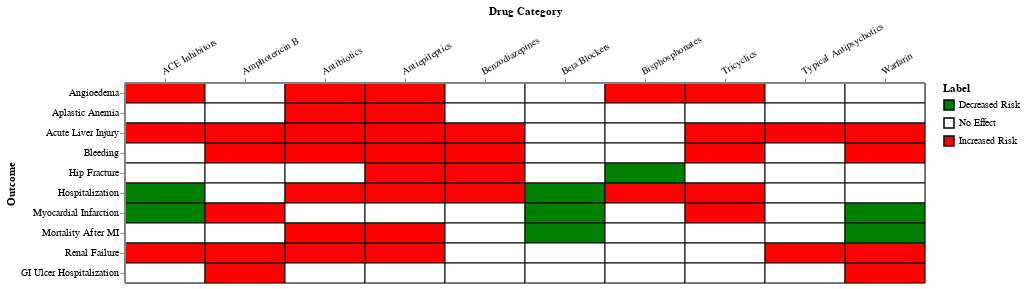

Write notebook code for a chart like this one.
### Markdown cell above
# Predicitions

### Code cell
plot_interactions(predicted_omop_table(exclude_fn=noop), save_to="img/omop_predicted_all.pdf")

### Figure 1 — Vega-Lite specification as saved in the notebook (floating-point values rounded to 4 significant figures)
{"config": {"view": {"continuousWidth": 300, "continuousHeight": 300}, "axisX": {"labelAngle": -30, "orient": "top"}}, "data": {"name": "data-7688dc556276612c2b6da91dd3790e38"}, "mark": {"type": "rect", "stroke": "black"}, "encoding": {"color": {"field": "Label", "scale": {"domain": ["Decreased Risk", "No Effect", "Increased Risk"], "range": ["green", "white", "red", "blue"]}, "type": "nominal"}, "x": {"field": "Drug Category", "sort": ["ACE Inhibitors", "Amphotericin B", "Antibiotics", "Antiepileptics", "Benzodiazepines", "Beta Blockers", "Bisphosphonates", "Tricyclics", "Typical Antipsychotics", "Warfarin"], "type": "nominal"}, "y": {"field": "Condition", "sort": ["Angioedema", "Aplastic Anemia", "Acute Liver Injury", "Bleeding", "Hip Fracture", "Hospitalization", "Myocardial Infarction", "Mortality After MI", "Renal Failure", "GI Ulcer Hospitalization"], "title": "Outcome", "type": "nominal"}}, "height": 200, "width": 800, "$schema": "https://vega.github.io/schema/vega-lite/v5.17.0.json", "datasets": {"data-7688dc556276612c2b6da91dd3790e38": [{"Drug Category": "ACE Inhibitors", "Condition": "Angioedema", "Label": "Increased Risk"}, {"Drug Category": "ACE Inhibitors", "Condition": "Aplastic Anemia", "Label": "No Effect"}, {"Drug Category": "ACE Inhibitors", "Condition": "Acute Liver Injury", "Label": "Increased Risk"}, {"Drug Category": "ACE Inhibitors", "Condition": "Bleeding", "Label": "No Effect"}, {"Drug Category": "ACE Inhibitors", "Condition": "Hip Fracture", "Label": "No Effect"}, {"Drug Category": "ACE Inhibitors", "Condition": "Hospitalization", "Label": "Decreased Risk"}, {"Drug Category": "ACE Inhibitors", "Condition": "Myocardial Infarction", "Label": "Decreased Risk"}, {"Drug Category": "ACE Inhibitors", "Condition": "Mortality After MI", "Label": "No Effect"}, {"Drug Category": "ACE Inhibitors", "Condition": "Renal Failure", "Label": "Increased Risk"}, {"Drug Category": "ACE Inhibitors", "Condition": "GI Ulcer Hospitalization", "Label": "No Effect"}, {"Drug Category": "Amphotericin B", "Condition": "Angioedema", "Label": "No Effect"}, {"Drug Category": "Amphotericin B", "Condition": "Aplastic Anemia", "Label": "No Effect"}, {"Drug Category": "Amphotericin B", "Condition": "Acute Liver Injury", "Label": "Increased Risk"}, {"Drug Category": "Amphotericin B", "Condition": "Bleeding", "Label": "Increased Risk"}, {"Drug Category": "Amphotericin B", "Condition": "Hip Fracture", "Label": "No Effect"}, {"Drug Category": "Amphotericin B", "Condition": "Hospitalization", "Label": "No Effect"}, {"Drug Category": "Amphotericin B", "Condition": "Myocardial Infarction", "Label": "Increased Risk"}, {"Drug Category": "Amphotericin B", "Condition": "Mortality After MI", "Label": "No Effect"}, {"Drug Category": "Amphotericin B", "Condition": "Renal Failure", "Label": "Increased Risk"}, {"Drug Category": "Amphotericin B", "Condition": "GI Ulcer Hospitalization", "Label": "Increased Risk"}, {"Drug Category": "Antibiotics", "Condition": "Angioedema", "Label": "Increased Risk"}, {"Drug Category": "Antibiotics", "Condition": "Aplastic Anemia", "Label": "Increased Risk"}, {"Drug Category": "Antibiotics", "Condition": "Acute Liver Injury", "Label": "Increased Risk"}, {"Drug Category": "Antibiotics", "Condition": "Bleeding", "Label": "Increased Risk"}, {"Drug Category": "Antibiotics", "Condition": "Hip Fracture", "Label": "No Effect"}, {"Drug Category": "Antibiotics", "Condition": "Hospitalization", "Label": "Increased Risk"}, {"Drug Category": "Antibiotics", "Condition": "Myocardial Infarction", "Label": "No Effect"}, {"Drug Category": "Antibiotics", "Condition": "Mortality After MI", "Label": "Increased Risk"}, {"Drug Category": "Antibiotics", "Condition": "Renal Failure", "Label": "Increased Risk"}, {"Drug Category": "Antibiotics", "Condition": "GI Ulcer Hospitalization", "Label": "No Effect"}, {"Drug Category": "Antiepileptics", "Condition": "Angioedema", "Label": "Increased Risk"}, {"Drug Category": "Antiepileptics", "Condition": "Aplastic Anemia", "Label": "Increased Risk"}, {"Drug Category": "Antiepileptics", "Condition": "Acute Liver Injury", "Label": "Increased Risk"}, {"Drug Category": "Antiepileptics", "Condition": "Bleeding", "Label": "Increased Risk"}, {"Drug Category": "Antiepileptics", "Condition": "Hip Fracture", "Label": "Increased Risk"}, {"Drug Category": "Antiepileptics", "Condition": "Hospitalization", "Label": "Increased Risk"}, {"Drug Category": "Antiepileptics", "Condition": "Myocardial Infarction", "Label": "No Effect"}, {"Drug Category": "Antiepileptics", "Condition": "Mortality After MI", "Label": "Increased Risk"}, {"Drug Category": "Antiepileptics", "Condition": "Renal Failure", "Label": "Increased Risk"}, {"Drug Category": "Antiepileptics", "Condition": "GI Ulcer Hospitalization", "Label": "No Effect"}, {"Drug Category": "Benzodiazepines", "Condition": "Angioedema", "Label": "No Effect"}, {"Drug Category": "Benzodiazepines", "Condition": "Aplastic Anemia", "Label": "No Effect"}, {"Drug Category": "Benzodiazepines", "Condition": "Acute Liver Injury", "Label": "Increased Risk"}, {"Drug Category": "Benzodiazepines", "Condition": "Bleeding", "Label": "Increased Risk"}, {"Drug Category": "Benzodiazepines", "Condition": "Hip Fracture", "Label": "Increased Risk"}, {"Drug Category": "Benzodiazepines", "Condition": "Hospitalization", "Label": "Increased Risk"}, {"Drug Category": "Benzodiazepines", "Condition": "Myocardial Infarction", "Label": "No Effect"}, {"Drug Category": "Benzodiazepines", "Condition": "Mortality After MI", "Label": "No Effect"}, {"Drug Category": "Benzodiazepines", "Condition": "Renal Failure", "Label": "No Effect"}, {"Drug Category": "Benzodiazepines", "Condition": "GI Ulcer Hospitalization", "Label": "No Effect"}, {"Drug Category": "Beta Blockers", "Condition": "Angioedema", "Label": "No Effect"}, {"Drug Category": "Beta Blockers", "Condition": "Aplastic Anemia", "Label": "No Effect"}, {"Drug Category": "Beta Blockers", "Condition": "Acute Liver Injury", "Label": "No Effect"}, {"Drug Category": "Beta Blockers", "Condition": "Bleeding", "Label": "No Effect"}, {"Drug Category": "Beta Blockers", "Condition": "Hip Fracture", "Label": "No Effect"}, {"Drug Category": "Beta Blockers", "Condition": "Hospitalization", "Label": "Decreased Risk"}, {"Drug Category": "Beta Blockers", "Condition": "Myocardial Infarction", "Label": "Decreased Risk"}, {"Drug Category": "Beta Blockers", "Condition": "Mortality After MI", "Label": "Decreased Risk"}, {"Drug Category": "Beta Blockers", "Condition": "Renal Failure", "Label": "No Effect"}, {"Drug Category": "Beta Blockers", "Condition": "GI Ulcer Hospitalization", "Label": "No Effect"}, {"Drug Category": "Bisphosphonates", "Condition": "Angioedema", "Label": "Increased Risk"}, {"Drug Category": "Bisphosphonates", "Condition": "Aplastic Anemia", "Label": "No Effect"}, {"Drug Category": "Bisphosphonates", "Condition": "Acute Liver Injury", "Label": "No Effect"}, {"Drug Category": "Bisphosphonates", "Condition": "Bleeding", "Label": "No Effect"}, {"Drug Category": "Bisphosphonates", "Condition": "Hip Fracture", "Label": "Decreased Risk"}, {"Drug Category": "Bisphosphonates", "Condition": "Hospitalization", "Label": "Increased Risk"}, {"Drug Category": "Bisphosphonates", "Condition": "Myocardial Infarction", "Label": "No Effect"}, {"Drug Category": "Bisphosphonates", "Condition": "Mortality After MI", "Label": "No Effect"}, {"Drug Category": "Bisphosphonates", "Condition": "Renal Failure", "Label": "No Effect"}, {"Drug Category": "Bisphosphonates", "Condition": "GI Ulcer Hospitalization", "Label": "No Effect"}, {"Drug Category": "Tricyclics", "Condition": "Angioedema", "Label": "Increased Risk"}, {"Drug Category": "Tricyclics", "Condition": "Aplastic Anemia", "Label": "No Effect"}, {"Drug Category": "Tricyclics", "Condition": "Acute Liver Injury", "Label": "Increased Risk"}, {"Drug Category": "Tricyclics", "Condition": "Bleeding", "Label": "Increased Risk"}, {"Drug Category": "Tricyclics", "Condition": "Hip Fracture", "Label": "No Effect"}, {"Drug Category": "Tricyclics", "Condition": "Hospitalization", "Label": "Increased Risk"}, {"Drug Category": "Tricyclics", "Condition": "Myocardial Infarction", "Label": "Increased Risk"}, {"Drug Category": "Tricyclics", "Condition": "Mortality After MI", "Label": "No Effect"}, {"Drug Category": "Tricyclics", "Condition": "Renal Failure", "Label": "No Effect"}, {"Drug Category": "Tricyclics", "Condition": "GI Ulcer Hospitalization", "Label": "No Effect"}, {"Drug Category": "Typical Antipsychotics", "Condition": "Angioedema", "Label": "No Effect"}, {"Drug Category": "Typical Antipsychotics", "Condition": "Aplastic Anemia", "Label": "No Effect"}, {"Drug Category": "Typical Antipsychotics", "Condition": "Acute Liver Injury", "Label": "Increased Risk"}, {"Drug Category": "Typical Antipsychotics", "Condition": "Bleeding", "Label": "No Effect"}, {"Drug Category": "Typical Antipsychotics", "Condition": "Hip Fracture", "Label": "No Effect"}, {"Drug Category": "Typical Antipsychotics", "Condition": "Hospitalization", "Label": "No Effect"}, {"Drug Category": "Typical Antipsychotics", "Condition": "Myocardial Infarction", "Label": "No Effect"}, {"Drug Category": "Typical Antipsychotics", "Condition": "Mortality After MI", "Label": "No Effect"}, {"Drug Category": "Typical Antipsychotics", "Condition": "Renal Failure", "Label": "Increased Risk"}, {"Drug Category": "Typical Antipsychotics", "Condition": "GI Ulcer Hospitalization", "Label": "No Effect"}, {"Drug Category": "Warfarin", "Condition": "Angioedema", "Label": "No Effect"}, {"Drug Category": "Warfarin", "Condition": "Aplastic Anemia", "Label": "No Effect"}, {"Drug Category": "Warfarin", "Condition": "Acute Liver Injury", "Label": "Increased Risk"}, {"Drug Category": "Warfarin", "Condition": "Bleeding", "Label": "Increased Risk"}, {"Drug Category": "Warfarin", "Condition": "Hip Fracture", "Label": "No Effect"}, {"Drug Category": "Warfarin", "Condition": "Hospitalization", "Label": "No Effect"}, {"Drug Category": "Warfarin", "Condition": "Myocardial Infarction", "Label": "Decreased Risk"}, {"Drug Category": "Warfarin", "Condition": "Mortality After MI", "Label": "Decreased Risk"}, {"Drug Category": "Warfarin", "Condition": "Renal Failure", "Label": "Increased Risk"}, {"Drug Category": "Warfarin", "Condition": "GI Ulcer Hospitalization", "Label": "Increased Risk"}]}}
